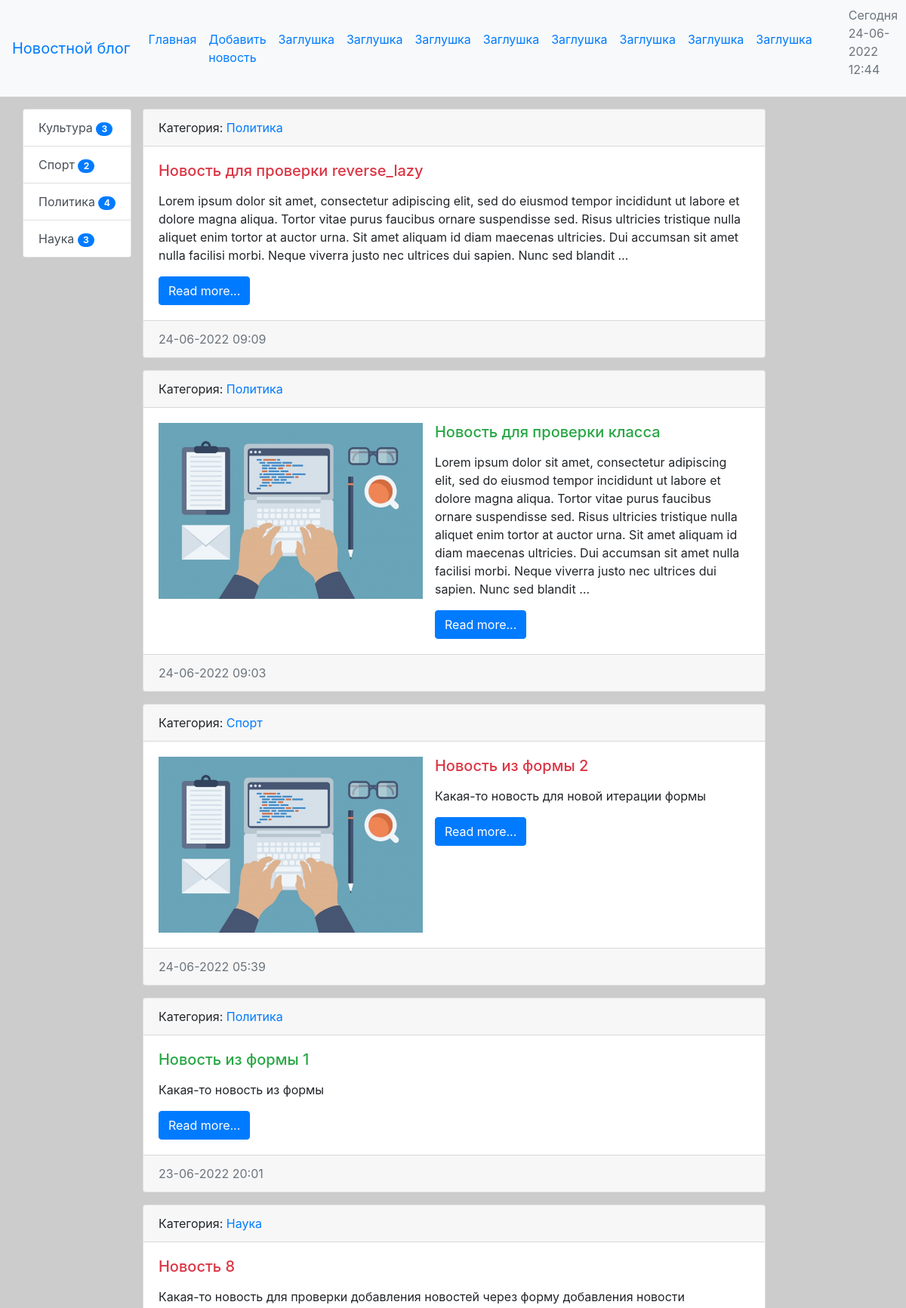
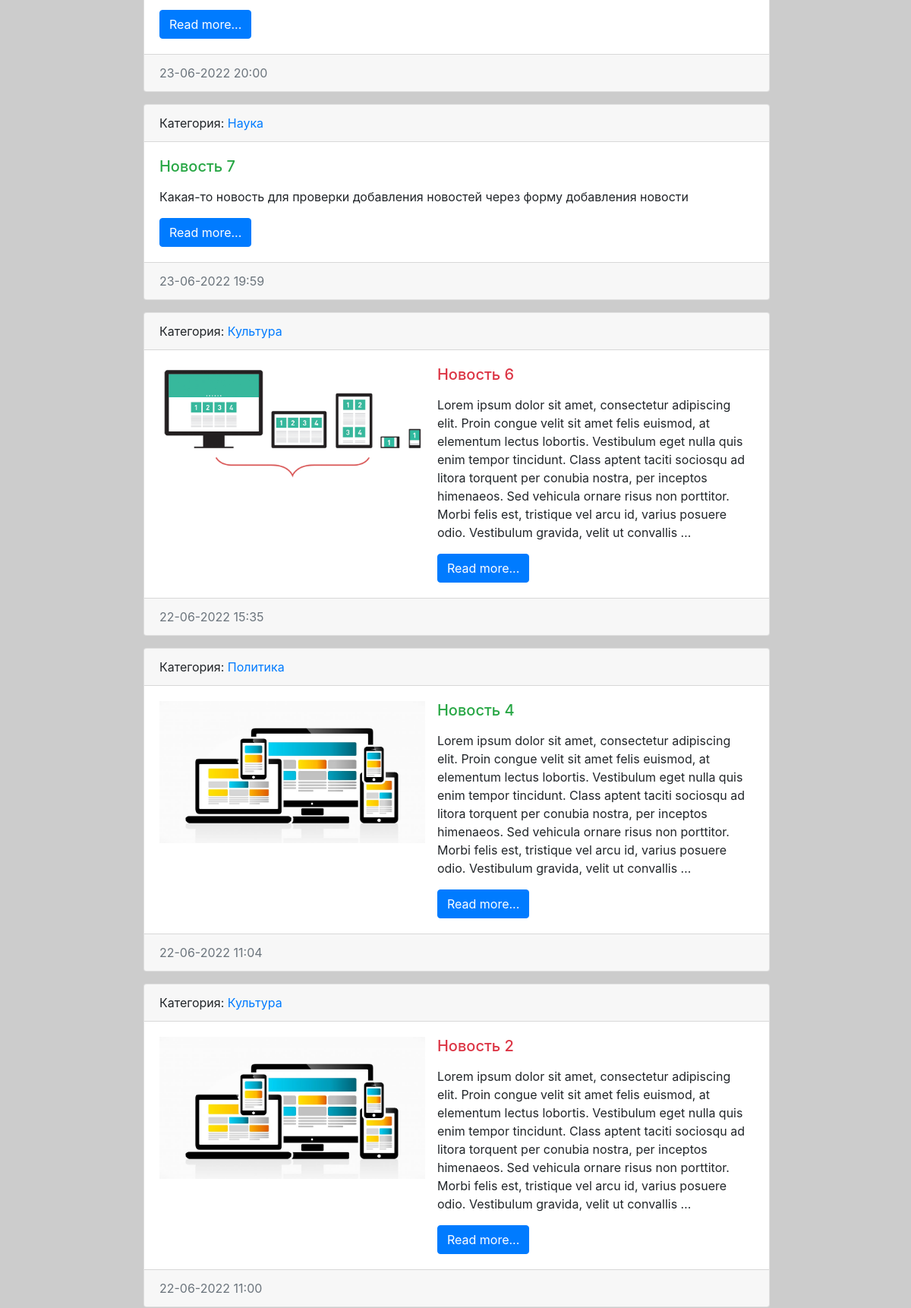
The page / (upper part) on the database its author committed (2 pictures, top to bottom).
### news/models.py (models this page shows, shortened)
class Category(models.Model): #Таблица категорий(первичная таблица)
    title = models.CharField(max_length=150, db_index=True, verbose_name='Заголовок') #db_index - индексация поля, ускорение поиска
    def get_absolute_url(self): #метод, указывающий на конкретную категорию для построения ссылки
        return reverse('category', kwargs={"category_id": self.pk}) #передаем в reverse имя маршрута и параметр для его построения
    def __str__(self): #строковое представление объекта для красивого отображения на странице
        return self.title
    class Meta: #подкласс для мета-описания таблицы
        verbose_name = 'Категория' #именование таблицы в единственном числе
        verbose_name_plural = 'Категории' #именование таблицы во множественном числе
        ordering = ['title'] #сортировка записей в таблице

class News(models.Model): #таблица для новостей(вторичная таблица)
    title = models.CharField(max_length=150, verbose_name = 'Заголовок') #заголовок новости
    content = models.TextField(blank=True, verbose_name = 'Текст') #текст новости
    created_date = models.DateTimeField(auto_now_add=True, verbose_name = 'Время публикации') #дата и время создания
    updated_date = models.DateTimeField(auto_now=True, verbose_name = 'Время редактирования') #дата и время изменения
    photo = models.ImageField(upload_to='photos/%Y/%m/%d', blank=True, verbose_name = 'Фото') #изображение новости
    is_published = models.BooleanField(default=True, verbose_name = 'Публикация') #опубликована ли запись
    category = models.ForeignKey(Category, on_delete=models.PROTECT, null=True, verbose_name='Категория') #foreign key для связи таблиц News и Category(ссылка на таблицу для связи, защита от удаления связанных данных, ...)
    views_count = models.IntegerField(default=0) #кол-во просмотров (для агрегатных функций)
    def get_absolute_url(self): #метод, указывающий на конкретную страницу для построения ссылки
        return reverse('view_news', kwargs={"pk": self.pk})
    class Meta: #подкласс для мета-описания таблицы
        verbose_name = 'Новость' #именование таблицы в единственном числе
        verbose_name_plural = 'Новости' # именование таблицы во множественном числе
        ordering = ['-created_date'] #сортировка записей в таблице

### news/views.py (the view)
# urls.py: path('', HomeNews.as_view(), name='home'),  #главная
class HomeNews(ListView): #возвращает список новостей, переопределяем аттрибуты, остальной рендер за нас делает класс
    model = News #получаем все данные из таблицы News
    template_name = 'news/home_news_list.html' #указываем какой шаблон использовать
    context_object_name= 'news'
    def get_context_data(self, *, object_list=None, **kwargs): #переопределяем метод для вывода title в имени вкладки
        context = super(HomeNews, self).get_context_data(**kwargs)
        context['title'] = 'Главная страница'
        return context
    def get_queryset(self): #метод для фильтрования выводимых записей
        return News.objects.filter(is_published=True) #выводим только опубликованные записи

### news/templatetags/news_tags.py (called while the page is built)
@register.inclusion_tag('news/list_categories.html')
def show_categories(): #inclusion тег
    categories = Category.objects.annotate(cnt=Count('news')).filter(cnt__gt=0)
    return {"categories": categories}

### news/templates/news/home_news_list.html (shortened to what this page needs)
{% extends 'base.html' %}
{% block sidebar %}
{% include 'inc/_sidebar.html' %}
{% endblock %}
{% block content %}
{% for item in news %}
<div class="card mb-3">
    <div class="card-header">
        Категория: <a href="{{ item.category.get_absolute_url }}">{{ item.category }}</a>
    </div>
    <div class="card-body">
        <div class="media">
            {% if item.photo %}
            <img src="{{ item.photo.url }}" alt="Фото статьи" width="350" class="mr-3">
            {% endif %}
            <div class="media-body">
                <h5 class="card-title {% cycle 'text-danger' 'text-success' %}">{{ item.title }}</h5>
                <p class="card-text">{{ item.content|linebreaks|truncatewords:60 }}</p>
                <a href="{{ item.get_absolute_url }}" class="btn btn-primary">Read more...</a>
            </div>
        </div>
    </div>
    <div class="card-footer text-muted">
        {{ item.created_date|date:"d-m-Y H:i" }}
    </div>
</div>
{% endfor %}
{% endblock %}

### news/templates/news/list_categories.html
<div class="list-group">
    {% for item in categories %}
    <a href="{{ item.get_absolute_url }}" class="list-group-item list-group-item-action">{{ item.title }}
    <span class="badge badge-primary badge-pill">{{ item.cnt }}</span> </a>
    {% endfor %}
</div>

### second/static/css/style.css (style rules this page uses)
body { background-color: #ccc; }

### rows shown on the page
Category: title "Культура", cnt "3"
Category: title "Спорт", cnt "2"
Category: title "Политика", cnt "4"
Category: title "Наука", cnt "3"
News: category "Политика", title "Новость для проверки reverse_lazy", content "Lorem ipsum dolor sit amet, consectetur adipiscing elit, sed do eiusmod tempor incididunt ut labore et dolore magna aliqua. Tortor vitae purus faucibus ornare suspendisse sed. Risus ultricies tristique nulla aliquet enim tortor at auctor urna. Sit amet aliquam id diam maecenas ultricies. Dui accumsan sit amet nulla facilisi morbi. Neque viverra justo nec ultrices dui sapien. Nunc sed blandit …", created_date "24-06-2022 09:09"
News: category "Политика", photo (picture), title "Новость для проверки класса", content "Lorem ipsum dolor sit amet, consectetur adipiscing elit, sed do eiusmod tempor incididunt ut labore et dolore magna aliqua. Tortor vitae purus faucibus ornare suspendisse sed. Risus ultricies tristique nulla aliquet enim tortor at auctor urna. Sit amet aliquam id diam maecenas ultricies. Dui accumsan sit amet nulla facilisi morbi. Neque viverra justo nec ultrices dui sapien. Nunc sed blandit …", created_date "24-06-2022 09:03"
News: category "Спорт", photo (picture), title "Новость из формы 2", content "Какая-то новость для новой итерации формы", created_date "24-06-2022 05:39"
News: category "Политика", title "Новость из формы 1", content "Какая-то новость из формы", created_date "23-06-2022 20:01"
News: category "Наука", title "Новость 8", content "Какая-то новость для проверки добавления новостей через форму добавления новости", created_date "23-06-2022 20:00"
News: category "Наука", title "Новость 7", content "Какая-то новость для проверки добавления новостей через форму добавления новости", created_date "23-06-2022 19:59"
News: category "Культура", photo (picture), title "Новость 6", content "Lorem ipsum dolor sit amet, consectetur adipiscing elit. Proin congue velit sit amet felis euismod, at elementum lectus lobortis. Vestibulum eget nulla quis enim tempor tincidunt. Class aptent taciti sociosqu ad litora torquent per conubia nostra, per inceptos himenaeos. Sed vehicula ornare risus non porttitor. Morbi felis est, tristique vel arcu id, varius posuere odio. Vestibulum gravida, velit ut convallis …", created_date "22-06-2022 15:35"
News: category "Политика", photo (picture), title "Новость 4", content "Lorem ipsum dolor sit amet, consectetur adipiscing elit. Proin congue velit sit amet felis euismod, at elementum lectus lobortis. Vestibulum eget nulla quis enim tempor tincidunt. Class aptent taciti sociosqu ad litora torquent per conubia nostra, per inceptos himenaeos. Sed vehicula ornare risus non porttitor. Morbi felis est, tristique vel arcu id, varius posuere odio. Vestibulum gravida, velit ut convallis …", created_date "22-06-2022 11:04"
News: category "Культура", photo (picture), title "Новость 2", content "Lorem ipsum dolor sit amet, consectetur adipiscing elit. Proin congue velit sit amet felis euismod, at elementum lectus lobortis. Vestibulum eget nulla quis enim tempor tincidunt. Class aptent taciti sociosqu ad litora torquent per conubia nostra, per inceptos himenaeos. Sed vehicula ornare risus non porttitor. Morbi felis est, tristique vel arcu id, varius posuere odio. Vestibulum gravida, velit ut convallis …", created_date "22-06-2022 11:00"
